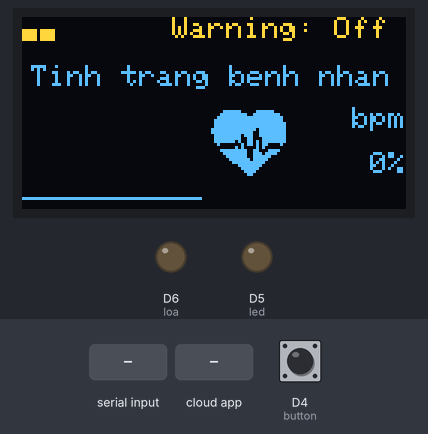
Recording of a sketch running on a simulated ESP8266 (NodeMCU). Parts: 128×64 one-colour display, output pins drawn as LEDs (lit = HIGH). Inputs (shaded band) come from the test bench; at power-on: D4 (button) HIGH. The OLED is the two-colour kind (top 16 rows yellow); WiFi joins after 1.5 s; servers stay silent unless stated; the display library's start-up logo is not drawn; the Firebase database answers and starts empty; what the sketch prints to the serial monitor is not drawn.

Above: at 5.6 s.
5.7 s: "90;45\n" received over the second serial link
At 7.2 s:
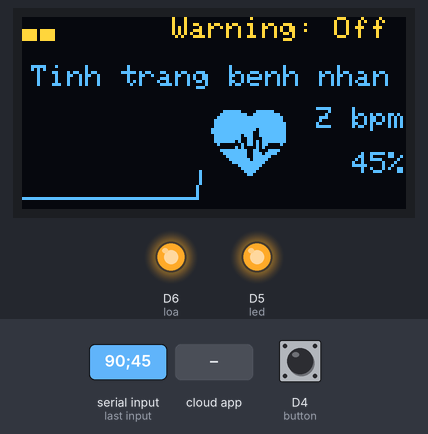
10.8 s: D4 (button) pulled LOW for 3.2 s
At 12.31 s:
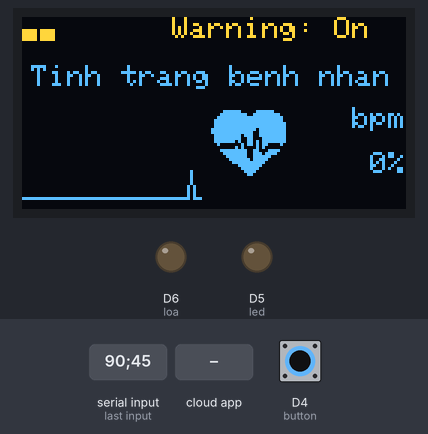
15.5 s: the phone or cloud app sets WarningStatus to 1
At 17.5 s:
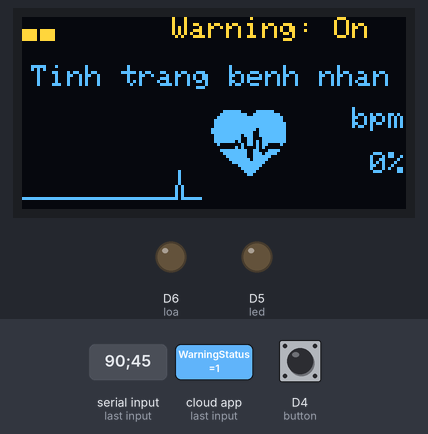
20.6 s: D4 (button) pulled LOW for 0.15 s
At 22.1 s:
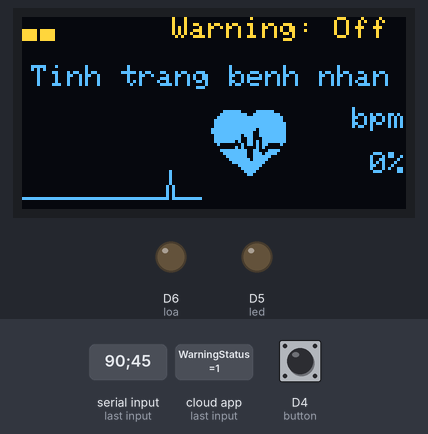
23.0 s: "30;150\n" received over the second serial link
At 25.1 s:
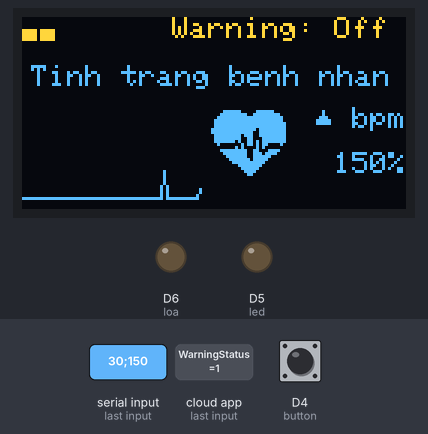
27.4 s: "1;90\n" received over the second serial link
At 29.7 s:
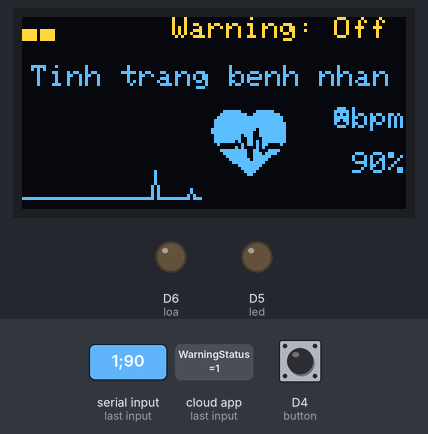
Timing chart, 0 to 31.2 s (numbered marks = the images above; inputs shaded):
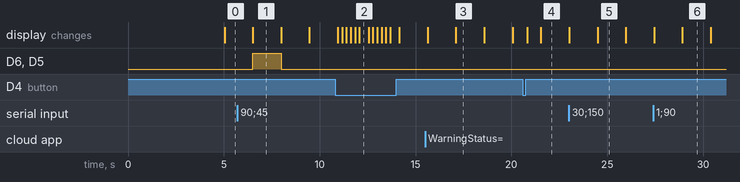

Measured:
- after the input at 5.7 s, D6 (loa), D5 (led): LOW → HIGH after 0.81 s, → LOW 1.5 s later; the display: changes after 0.81 s (image 1)
- after the input at 10.8 s, the display: first differs from a run without the input after 0.37 s (image 2)
- after the input at 15.5 s, the display: first differs from a run without the input after 1.6 s (image 3)
- after the input at 20.6 s, the display: first changes after 0.23 s (image 4 shows a later state)
- after the input at 23.0 s, the display: first differs from a run without the input after 1.5 s (image 5)
- after the input at 27.4 s, the display: first differs from a run without the input after 1.5 s (image 6)
- what the display in image 1 shows lasts 1.5 s, from 6.5 s to 8.0 s

The sketch:

esp8266.ino
```cpp
#include <ESP8266WiFi.h>
#include <FirebaseESP8266.h>
#include <Wire.h>
#include <Adafruit_GFX.h>
#include <Adafruit_SSD1306.h>
#include "MAX30100_PulseOximeter.h"
#include <SoftwareSerial.h>
char ssid[] = "*******"; //Wifi username
char pass[] = "*******"; //Wifi password

unsigned long timeS = 0;  // Đặt lại timeS ban đầu thành 0

FirebaseData firebaseData;
FirebaseAuth auth;
FirebaseConfig config;

Adafruit_SSD1306 display(128, 64, &Wire, -1);

SoftwareSerial mySerial(D8, D7);  // Đặt chân D8 (RX) và D7 (TX)

#define loa D6
#define led D5
#define button D4
int isAlertEnabled = 1;
int warningStatus;

//Thêm
#define MAX_DATA_POINTS 60 // Số điểm dữ liệu nhịp tim trong 60 giây
int heartRateData[MAX_DATA_POINTS]; // Mảng lưu dữ liệu nhịp tim
int dataIndex = 0; // Chỉ số hiện tại trong mảng

const unsigned char bitmap [] PROGMEM = {
	0x00, 0x00, 0x00, 0x00, 0x0f, 0xc1, 0xf8, 0x00, 0x1f, 0xf3, 0xfe, 0x00, 0x3f, 0xff, 0xff, 0x00,
	0x7f, 0xff, 0xff, 0x00, 0x7f, 0xff, 0xff, 0x80, 0x7f, 0xff, 0xff, 0x80, 0xff, 0xfe, 0xff, 0x80,
	0xff, 0xfc, 0xff, 0x80, 0x7f, 0xdc, 0xff, 0x80, 0x7f, 0xcc, 0x7f, 0x80, 0x7f, 0x4d, 0x7f, 0x80,
	0x20, 0x2d, 0x61, 0x00, 0x00, 0xa1, 0x40, 0x00, 0x1f, 0xf3, 0x1e, 0x00, 0x0f, 0xf3, 0xbc, 0x00,
	0x07, 0xf3, 0xf0, 0x00, 0x03, 0xfb, 0xe0, 0x00, 0x01, 0xff, 0xc0, 0x00, 0x00, 0x7f, 0x80, 0x00,
	0x00, 0x3f, 0x00, 0x00, 0x00, 0x1e, 0x00, 0x00, 0x00, 0x0c, 0x00, 0x00, 0x00, 0x00, 0x00, 0x00
};


void setup() {
  Serial.begin(9600);
  mySerial.begin(4800);
  if (!display.begin(SSD1306_SWITCHCAPVCC, 0x3C)) {
    Serial.println(F("SSD1306 allocation failed"));
    for (;;);  // Loop forever if initialization fails
  }
  display.display();
  delay(2000);  // Pause for 2 seconds
  display.setTextSize(1);
  pinMode(loa, OUTPUT);
  pinMode(button, INPUT_PULLUP);
  digitalWrite(loa, LOW);
  pinMode(led, OUTPUT);
  digitalWrite(led, LOW);
  display.setTextColor(SSD1306_WHITE);

  WiFi.begin(ssid, pass);
  while (WiFi.status() != WL_CONNECTED) {
    delay(500);
    Serial.print(".");
  }
  Serial.println();
  Serial.println("Connected to WiFi");

  //put your firebase account host address in here
  config.host = "*******************************************************";

  // put your firebase account authentication secret here available in project-settings/service accounts/database-secrets
  config.signer.tokens.legacy_token = "****************************************";
  Firebase.begin(&config, &auth);
  Firebase.reconnectWiFi(true);

  Serial.println("Connected to Firebase");
  timeS = millis();
}

void loop() {
  int heartRate = 0;
  int spo2 = 0;

  int buttonState = digitalRead(button); // Đọc trạng thái button

  if (buttonState == LOW) { // Button được nhấn (khi pull-up, trạng thái LOW là nhấn)
      isAlertEnabled = !isAlertEnabled;
      if (Firebase.setInt(firebaseData, "/WarningStatus", isAlertEnabled)) {
        Serial.println("WarningStatus sent successfully");
      } else {
        Serial.println("Failed to send WarningStatus");
        Serial.println(firebaseData.errorReason());
      }
      display.fillRect(50, 0, 100, 8, BLACK);
      delay(50);
      display.setCursor(50, 0);
      display.print("Warning: ");
      display.print(isAlertEnabled ? "On" : "Off");
      display.display();
  }

  if (millis() - timeS > 1000) {
    if (mySerial.available()) {
      String dataString = "";
      while (mySerial.available()) {
        dataString += (char)mySerial.read();  // Đọc dữ liệu từng byte một
      }
      // Split the data string by the separator ';'
      int separatorIndex = dataString.indexOf(';');
      if (separatorIndex != -1) {
        heartRate = dataString.substring(0, separatorIndex).toInt();
        spo2 = dataString.substring(separatorIndex + 1).toInt();
      }
    }

    if (Firebase.getInt(firebaseData, "/WarningStatus")) {
      if (firebaseData.dataType() == "int") {
        warningStatus = firebaseData.intData();
        isAlertEnabled = (warningStatus == 1);
      }
    }

    if (Firebase.setInt(firebaseData, "/HeartRate", heartRate)) {
      Serial.println("HeartRate sent successfully");
    } else {
      Serial.println("Failed to send HeartRate");
      Serial.println(firebaseData.errorReason());
    }

    if (Firebase.setInt(firebaseData, "/SpO2", spo2)) {
      Serial.println("SpO2 sent successfully");
    } else {
      Serial.println("Failed to send SpO2");
      Serial.println(firebaseData.errorReason());
    }
    // Cập nhật mảng dữ liệu nhịp tim
    heartRateData[dataIndex] = heartRate; // Lưu giá trị nhịp tim vào mảng
    dataIndex = (dataIndex + 1) % MAX_DATA_POINTS; // Chuyển sang chỉ số tiếp theo, vòng lặp lại khi đủ 60 điểm

    display.clearDisplay();

    display.setCursor(0, 0);

    // Hiển thị mức độ sóng WiFi
    int wifiSignalStrength = WiFi.RSSI();
    int wifiBars = 0;
    if (wifiSignalStrength > - 50) wifiBars = 3;     // Tín hiệu mạnh
    else if (wifiSignalStrength > -70) wifiBars = 2; // Tín hiệu trung bình
    else if (wifiSignalStrength > -85) wifiBars = 1; // Tín hiệu yếu
    else wifiBars = 0;                               // Không có tín hiệu

    for (int i = 0; i < wifiBars; i++) {
      display.write(219);  // Ký tự biểu tượng cột sóng WiFi
    }

    display.setCursor(50, 0);
    display.print("Warning: ");
    display.print((isAlertEnabled == 1) ? "On" : "Off");
    // Hiển thị vạch WiFi và trạng thái cảnh báo trên cùng dòng
    display.setCursor(3, 16);
    display.print("Tinh trang benh nhan");
    int heartRateWidth = 6 * String(heartRate).length();
    display.setCursor(128 - 18 - heartRateWidth, 30);
    display.print(heartRate, 0);
    display.setCursor(128 - 18, 30);
    display.print("bpm");
    int spo2Width = 6 * String(spo2).length();
    display.setCursor(128 - 6 - spo2Width, 45);
    display.print(spo2);
    display.setCursor(128 - 6, 45);
    display.print("%");

    int bitmapX = 63;
    int bitmapY = 30; // Vị trí Y tương tự vị trí nhịp tim

    // Hiển thị bitmap ngay bên phải heartRate
    display.drawBitmap(bitmapX, bitmapY, bitmap, 26, 24, SSD1306_WHITE);

    // Vẽ đồ thị nhịp tim
    int graphHeight = 20; // Chiều cao tối đa của đồ thị
    int graphWidth = MAX_DATA_POINTS; // Chiều rộng đồ thị
    int graphX = 0; // Góc dưới bên trái
    int graphY = 60 - graphHeight; // Tọa độ Y của đồ thị

    int startIndex = (dataIndex == 0) ? 0 : dataIndex;
    for (int i = 0; i < MAX_DATA_POINTS - 1; i++) {
    int currentIndex = (startIndex + i) % MAX_DATA_POINTS;
    int nextIndex = (startIndex + i + 1) % MAX_DATA_POINTS;

    int x1 = graphX + i;
    int y1 = graphY + map(heartRateData[currentIndex], 0, 200, graphHeight, 0);
    int x2 = graphX + i + 1;
    int y2 = graphY + map(heartRateData[nextIndex], 0, 200, graphHeight, 0);

    display.drawLine(x1, y1, x2, y2, SSD1306_WHITE);
}

    display.display();

    if ((isAlertEnabled == 1) && ((heartRate > 150) || (heartRate < 50 && heartRate > 0)) || (spo2 > 0 && spo2 < 90)) {
      digitalWrite(loa, HIGH);
      digitalWrite(led, HIGH);
    } else {
      digitalWrite(loa, LOW);
      digitalWrite(led, LOW);
    }
    timeS = millis();
  }
}
```
